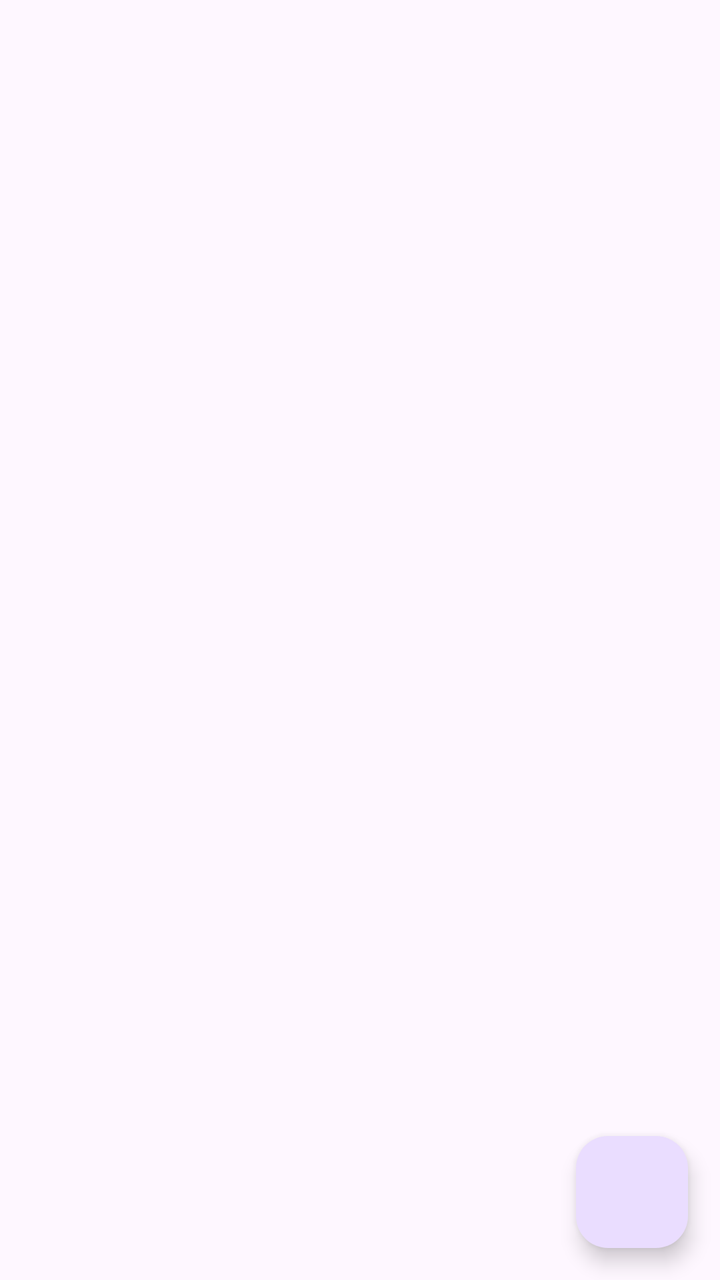
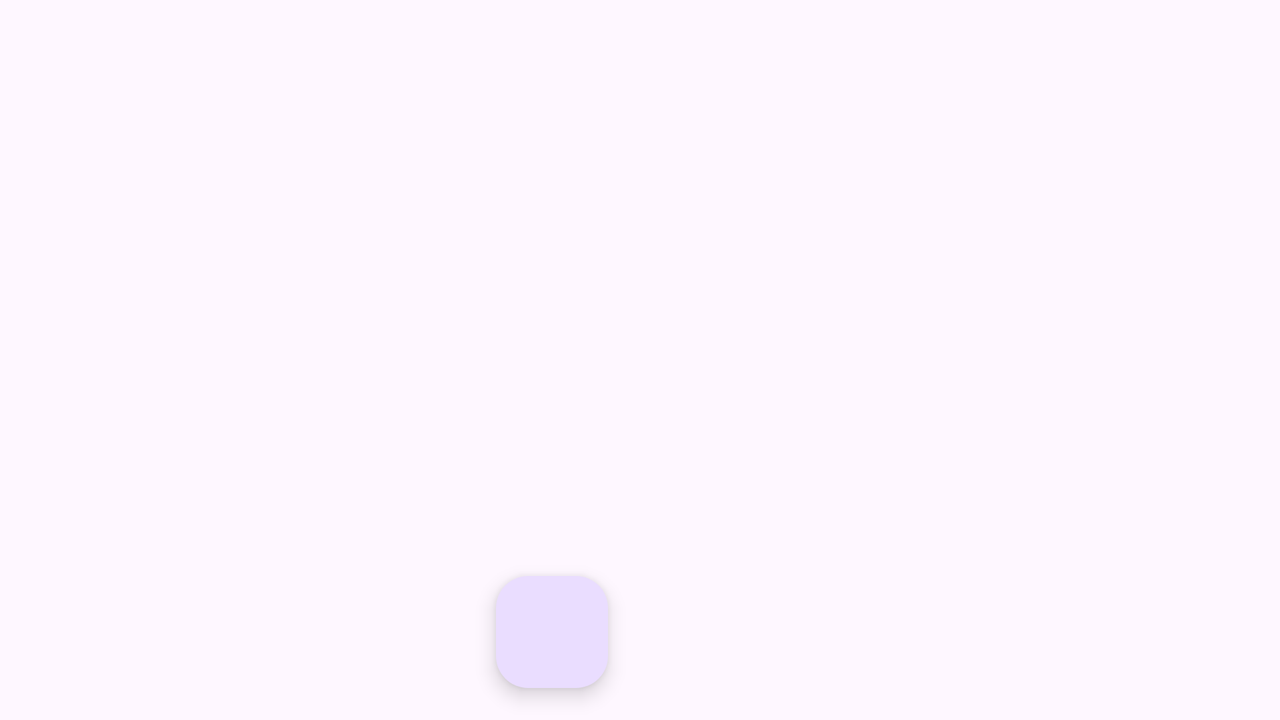

Compare how this app lays out the same screen by default and in its alternative resource folder. The renders come first, then the two layout files and the values they reference.
<!-- AndroidManifest.xml: application theme Theme.D2Android100 -->
<!-- res/layout/activity_main.xml -->
<?xml version="1.0" encoding="utf-8"?>
<androidx.constraintlayout.widget.ConstraintLayout xmlns:android="http://schemas.android.com/apk/res/android"
    xmlns:app="http://schemas.android.com/apk/res-auto"
    xmlns:tools="http://schemas.android.com/tools"
    android:layout_width="match_parent"
    android:layout_height="match_parent"
    tools:context=".presentation.MainActivity">

   <androidx.recyclerview.widget.RecyclerView
       android:layout_width="match_parent"
       android:layout_height="match_parent"
       android:id="@+id/rec"
       app:layoutManager="androidx.recyclerview.widget.LinearLayoutManager"/>

   <com.google.android.material.floatingactionbutton.FloatingActionButton
       android:id="@+id/fab"
       android:layout_width="wrap_content"
       android:layout_height="wrap_content"
       android:layout_marginEnd="16dp"
       android:layout_marginBottom="16dp"
       android:src="@drawable/baseline_add_24"
       app:layout_constraintBottom_toBottomOf="parent"
       app:layout_constraintEnd_toEndOf="parent" />
</androidx.constraintlayout.widget.ConstraintLayout>
<!-- resources referenced by this layout -->
<resources>
  <style name="Theme.D2Android100" parent="Base.Theme.D2Android100" />
  <style name="Base.Theme.D2Android100" parent="Theme.Material3.DayNight.NoActionBar">
          
          
      </style>
</resources>
<!-- res/layout-land/activity_main.xml (the repository's variant of the layout above) -->
<!-- drawn on the phone turned sideways -->
<?xml version="1.0" encoding="utf-8"?>
<androidx.constraintlayout.widget.ConstraintLayout xmlns:android="http://schemas.android.com/apk/res/android"
    xmlns:app="http://schemas.android.com/apk/res-auto"
    xmlns:tools="http://schemas.android.com/tools"
    android:layout_width="match_parent"
    android:layout_height="match_parent"
    tools:context=".presentation.MainActivity">

   <androidx.recyclerview.widget.RecyclerView
       android:id="@+id/rec"
       android:layout_width="0dp"
       android:layout_height="0dp"
      tools:listitem="@layout/item_view_enabled"
       app:layoutManager="androidx.recyclerview.widget.LinearLayoutManager"
       app:layout_constraintBottom_toBottomOf="parent"
       app:layout_constraintEnd_toEndOf="@id/guideline"
       app:layout_constraintStart_toStartOf="parent"
       app:layout_constraintTop_toTopOf="parent" />

   <com.google.android.material.floatingactionbutton.FloatingActionButton
       android:id="@+id/fab"
       android:layout_width="wrap_content"
       android:layout_height="wrap_content"

       android:layout_marginEnd="16dp"
       android:layout_marginBottom="16dp"
       android:src="@drawable/baseline_add_24"
       app:layout_constraintBottom_toBottomOf="parent"
       app:layout_constraintEnd_toEndOf="@id/guideline" />

   <androidx.constraintlayout.widget.Guideline
       android:id="@+id/guideline"
       android:layout_width="wrap_content"
       android:layout_height="wrap_content"
       android:orientation="vertical"
       app:layout_constraintGuide_percent="0.5" />

   <androidx.fragment.app.FragmentContainerView
       android:id="@+id/fragmentContainerView"
       android:layout_width="0dp"
       android:layout_height="0dp"
       tools:layout="@layout/fragment_shop_item"
       tools:context=".presentation.MainActivity"
       app:layout_constraintStart_toStartOf="@id/guideline"
       app:layout_constraintEnd_toEndOf="parent"
       app:layout_constraintTop_toTopOf="parent"
       app:layout_constraintBottom_toBottomOf="parent"/>
</androidx.constraintlayout.widget.ConstraintLayout>
